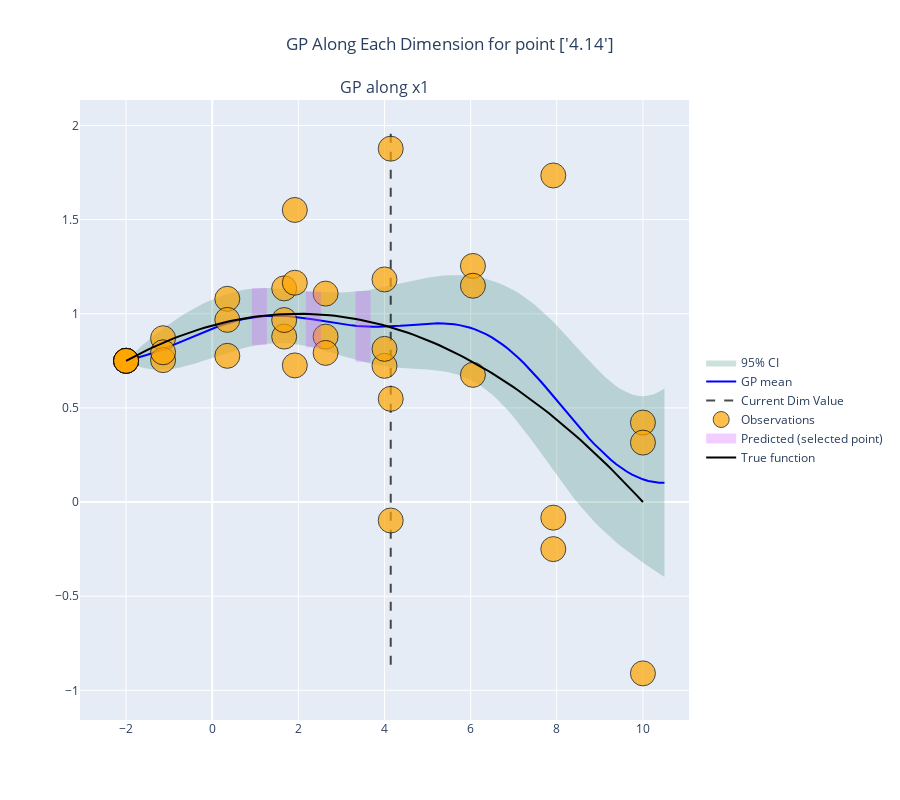

This figure's notebook cell:
### Markdown cell above
## Technical repeat adaptive kernel

### Code cell
importlib.reload(mg)
fig = runs.plot_GP(mg.HeteroNoiseSGP, figsize=(12, 6))
plot_test(fig)
